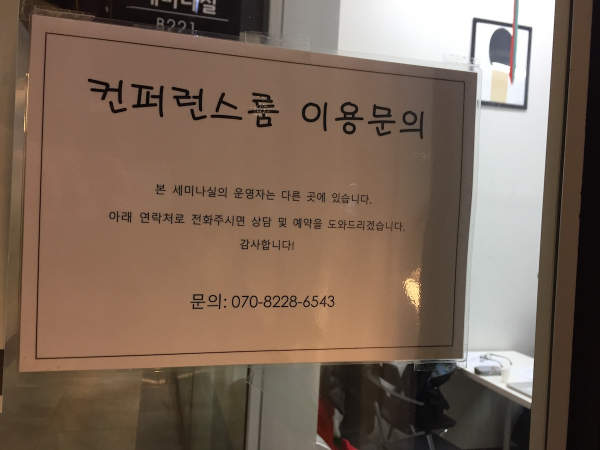
#> input picture image_scanner/images/document5.jpg, 1200 x 900 px (shown at 1/2 size)
$ python image_scanner.py
#> lines starting #> are read from the running program, lines starting #| are printed output that depends on the picture; after the words box and inside, x2 and y2 are one past the last pixel; in counts of white or black regions, pixels touching at a corner belong together
import sys
import cv2
#import pytesseract
from PIL import Image

import numpy as np

# 이미지인식기

'''
coding by JW_Mudfish

'''


def order_points(pts):  # 꼭지점 반환
    # initialzie a list of coordinates that will be ordered
    # such that the first entry in the list is the top-left,
    # the second entry is the top-right, the third is the
    # bottom-right, and the fourth is the bottom-left
    rect = np.zeros((4, 2), dtype = "float32")

    # the top-left point will have the smallest sum, whereas
    # the bottom-right point will have the largest sum
    s = pts.sum(axis = 1)
    rect[0] = pts[np.argmin(s)]
    rect[2] = pts[np.argmax(s)]

    # now, compute the difference between the points, the
    # top-right point will have the smallest difference,
    # whereas the bottom-left will have the largest difference
    diff = np.diff(pts, axis = 1)
    rect[1] = pts[np.argmin(diff)]
    rect[3] = pts[np.argmax(diff)]

    # return the ordered coordinates
    return rect

# edge detection!!
def auto_scan_image():
    # load the image and compute the ratio of the old height
    # to the new height, clone it, and resize it
    # document.jpg ~ docuemnt7.jpg
    image = cv2.imread('images/document5.jpg')
#> image is the input picture: shape (900, 1200, 3); mean B, G, R 88.7, 103.6, 123.6
    orig = image.copy()
    r = 800.0 / image.shape[0]
    dim = (int(image.shape[1] * r), 800)
    image = cv2.resize(image, dim, interpolation = cv2.INTER_AREA)
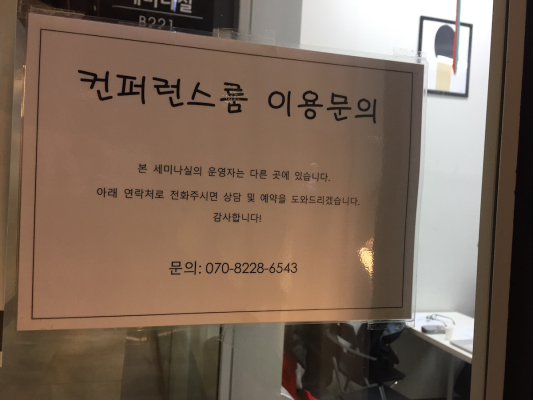
#> image: shape (800, 1066, 3) (shown at 1/2 size); mean B, G, R 88.7, 103.6, 123.6

    # convert the image to grayscale, blur it, and find edges
    # in the image
    gray = cv2.cvtColor(image, cv2.COLOR_BGR2GRAY)
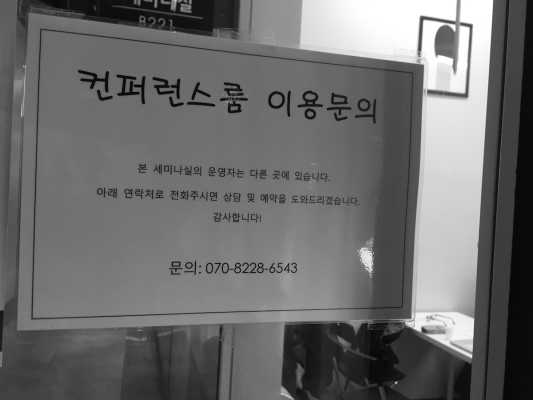
#> gray: shape (800, 1066) (shown at 1/2 size); min 3, max 255, mean 107.9
    gray = cv2.GaussianBlur(gray, (3, 3), 0)
    edged = cv2.Canny(gray, 75, 200)
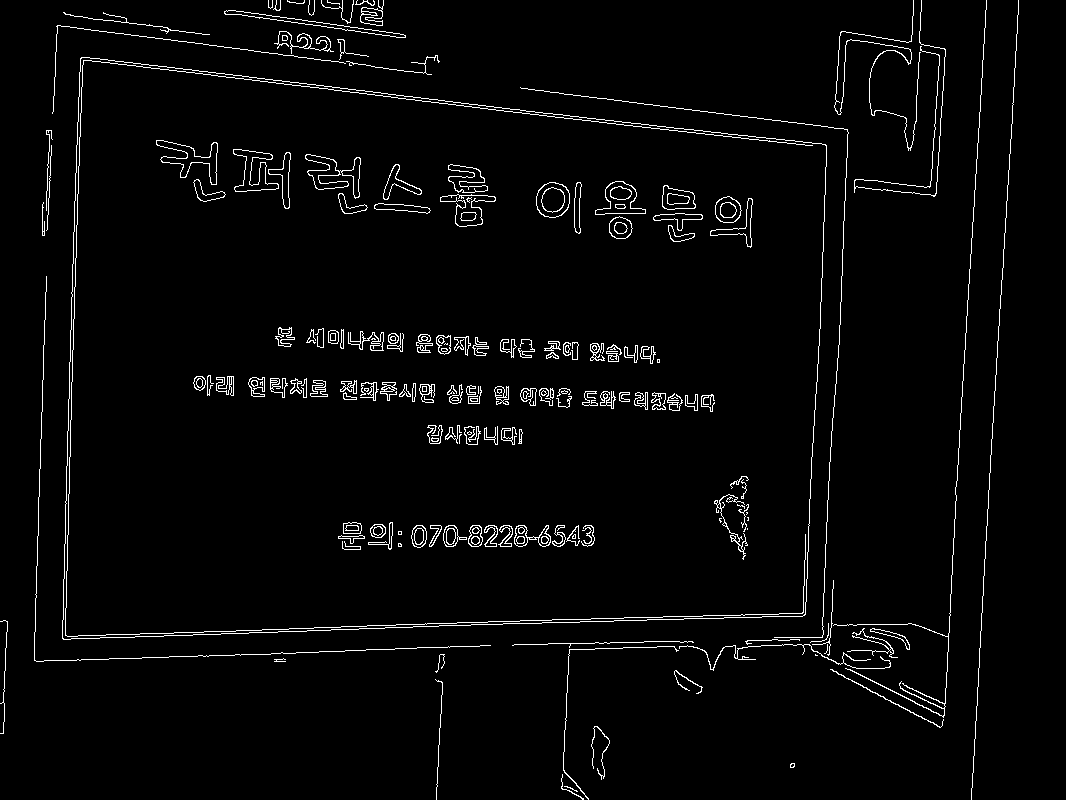
#> edged: shape (800, 1066); 2.8% white in thin lines or dots

    # show the original image and the edge detected image
    print ("STEP 1: Edge Detection")
    cv2.imshow("Image", image)
    cv2.imshow("Edged", edged)

    cv2.waitKey(0)
    cv2.destroyAllWindows()
    cv2.waitKey(1)

    # find the contours in the edged image, keeping only the, 계층관계 쓰지 않음 컨두어만 받음
    # largest ones, and initialize the screen contour
    (cnts, _) = cv2.findContours(edged.copy(), cv2.RETR_LIST, cv2.CHAIN_APPROX_SIMPLE)
#> cnts = 373 contours, 139 with area under 20; largest, box (x1, y1, x2, y2) and area: (62, 57, 827, 640) 392433, (62, 57, 827, 640) 392427, (536, 182, 570, 218) 939, (536, 182, 570, 218) 912, (595, 181, 646, 215) 912
    cnts = sorted(cnts, key = cv2.contourArea, reverse = True)[:5] # 컨투어 그린 면적을 큰 순서로 5개 가져옴
#> cnts = 5 contours; box (x1, y1, x2, y2) and area: (62, 57, 827, 640) 392433, (62, 57, 827, 640) 392427, (536, 182, 570, 218) 939, (536, 182, 570, 218) 912, (595, 181, 646, 215) 912

    # loop over the contours
    for c in cnts:
        # approximate the contour
        peri = cv2.arcLength(c, True)  # 컨투어 길이 반환
        approx = cv2.approxPolyDP(c, 0.02 * peri, True)  # 길이에 0.02 오차로 근사하여 외곽 추출

        # if our approximated contour has four points, then we
        # can assume that we have found our screen
        if len(approx) == 4:   # 꼭지점이 4개라면, 명함의 외곽이라 봄
            screenCnt = approx
            break
#> this loop made 1 pass
#> (peri, screenCnt) on pass 1: (2604.3, [[80, 58], [63, 639], [805, 614], [825, 144]])

    # show the contour (outline) of the piece of paper
    print ("STEP 2: Find contours of paper")
    cv2.drawContours(image, [screenCnt], -1, (0, 255, 0), 2)   # 컨투어 그림!!
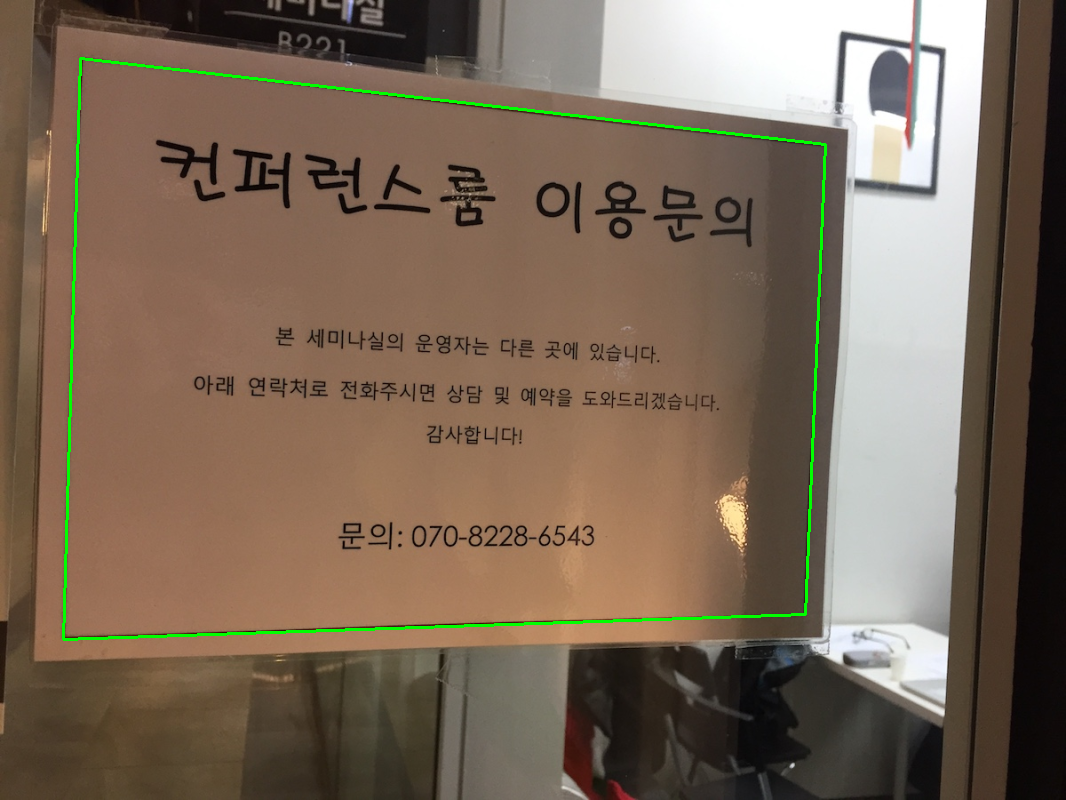
#> image: shape (800, 1066, 3); 0.89% of pixels changed, all inside (x1, y1, x2, y2) = (62, 57, 827, 641)
    cv2.imshow("Outline", image)

    cv2.waitKey(0)
    cv2.destroyAllWindows()
    cv2.waitKey(1)

    # apply the four point transform to obtain a top-down
    # view of the original image
    # 검출된 외곽으로, 반듯한 사각형 변환!!
    rect = order_points(screenCnt.reshape(4, 2) / r)  # 컨투어에서 4개 꼭지점 정렬 함수
#> in order_points, `s = pts.sum(axis = 1)`: s = [155.2, 789.8, 1596.4, 1090.1]
#> in order_points, `diff = np.diff(pts, axis = 1)`: diff = [-24.75, 648, -214.9, -766.1]
#> rect = [[90, 65.25], [928.1, 162], [905.6, 690.8], [70.88, 718.9]]
    (topLeft, topRight, bottomRight, bottomLeft) = rect
#> topLeft = [90, 65.25]; topRight = [928.1, 162]; bottomRight = [905.6, 690.8]; bottomLeft = [70.88, 718.9]

    w1 = abs(bottomRight[0] - bottomLeft[0])
#> w1 = 834.8
    w2 = abs(topRight[0] - topLeft[0])
#> w2 = 838.1
    h1 = abs(topRight[1] - bottomRight[1])
#> h1 = 528.8
    h2 = abs(topLeft[1] - bottomLeft[1])
#> h2 = 653.6
    maxWidth = max([w1, w2])
#> maxWidth = 838.1
    maxHeight = max([h1, h2])
#> maxHeight = 653.6

    dst = np.float32([[0,0], [maxWidth-1,0],
                      [maxWidth-1,maxHeight-1], [0,maxHeight-1]])
#> dst = [[0, 0], [837.1, 0], [837.1, 652.6], [0, 652.6]]

    M = cv2.getPerspectiveTransform(rect, dst)
#> M = [[0.788, 0.023, -72.4], [-0.111, 0.964, -52.88], [-0.000221, -2.19e-05, 1]]
#> (the run stopped early here; a loop or call above may not have finished)
